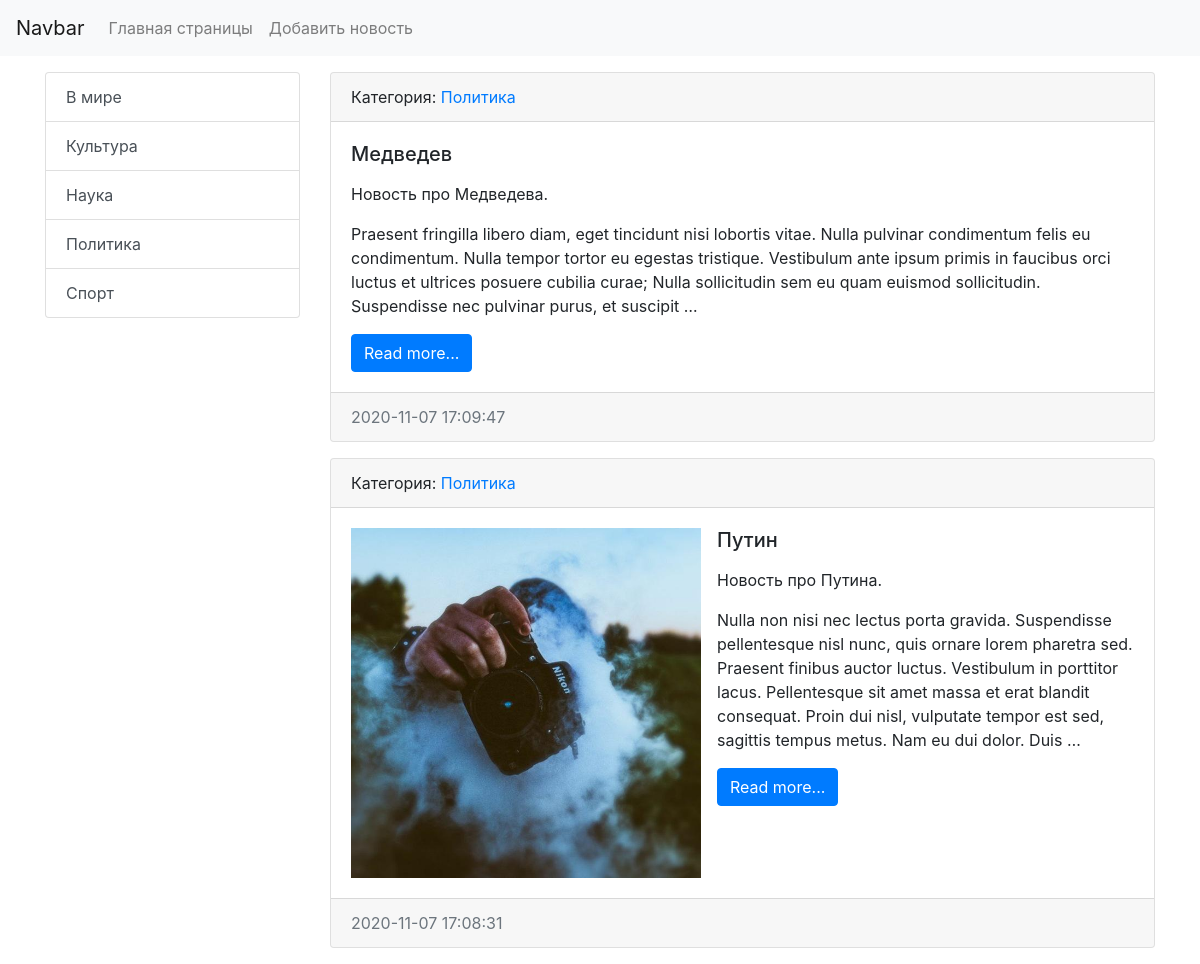
The page /category/3 on the database its author committed.
### news/models.py (models this page shows, shortened)
class Category(models.Model):
    title = models.CharField(max_length=150, db_index=True, verbose_name='Наименование категории')
    def get_absolute_url(self):
        return reverse('category', kwargs={'category_id': self.pk})
    def __str__(self):
        return self.title
    class Meta:
        verbose_name = 'Категория'
        verbose_name_plural = 'Категории'
        ordering = ['title']

class News(models.Model):
    title = models.CharField(max_length=150, verbose_name='Наименование')
    content = models.TextField(blank=True, verbose_name='Контент')
    created_at = models.DateTimeField(auto_now_add=True, verbose_name='Дата публикации')
    updated_at = models.DateTimeField(auto_now=True, verbose_name='Дата изменения')
    photo = models.ImageField(upload_to='img/%Y/%m/%d', verbose_name='Фото', blank=True)
    is_published = models.BooleanField(default=True, verbose_name='Опубликовано')
    category = models.ForeignKey('Category', verbose_name='Категория', on_delete=models.PROTECT, null=True)
    def get_absolute_url(self):
        return reverse('view_news', kwargs={'news_id': self.pk})
    class Meta:
        verbose_name = 'Новость'
        verbose_name_plural = 'Новости'
        ordering = ['-created_at']

### news/views.py (the view)
# urls.py: path('category/<int:category_id>', get_category, name='category'),
def get_category(request, category_id):
    news = News.objects.filter(category_id=category_id)
    category = Category.objects.get(pk=category_id)
    context = {
        'news': news,
        'category': category
    }
    return render(request, 'news/category.html', context)

### news/templatetags/news_tags.py (called while the page is built)
@register.inclusion_tag('news/list_categories.html')
def show_categories():
    categories = Category.objects.all()
    return {"categories": categories}

### news/templates/news/category.html (shortened to what this page needs)
{% extends 'base.html' %}
{% block sidebar %}
    {% include 'inc/_sidebar.html' %}
{% endblock %}
{% block content %}
    {% for item in news %}
        <div class="card mb-3">
            <div class="card-header">
                Категория: <a href="#"> {{ item.category }}</a>
            </div>
            <div class="card-body">
                <div class="media">
                    {% if item.photo %}
                        <img src="{{ item.photo.url }}" alt="" width="350" class="mr-3">
                    {% endif %}
                    <div class="media-body">
                        <h5 class="card-title">{{ item.title }}</h5>
                        <p class="card-text">{{ item.content|safe|linebreaks|truncatewords:"50" }}</p>
                        <a href="{{ item.get_absolute_url }}" class="btn btn-primary">Read more...</a>
                    </div>
                </div>
            </div>
            <div class="card-footer text-muted">
                {{ item.created_at|date:"Y-m-d H:i:s" }}
            </div>
        </div>
    {% endfor %}
{% endblock %}

### news/templates/news/list_categories.html
<div class="list-group">
    {% for item in categories %}
        <a href="{{ item.get_absolute_url }}"
           class="list-group-item list-group-item-action"
           tabindex="-1"
           aria-disabled="true">{{ item.title }}</a>
    {% endfor %}
</div>

### rows shown on the page
Category: title "В мире"
Category: title "Культура"
Category: title "Наука"
Category: title "Политика"
Category: title "Спорт"
News: category "Политика", title "Медведев", content "Новость про Медведева. Praesent fringilla libero diam, eget tincidunt nisi lobortis vitae. Nulla pulvinar condimentum felis eu condimentum. Nulla tempor tortor eu egestas tristique. Vestibulum ante ipsum primis in faucibus orci luctus et ultrices posuere cubilia curae; Nulla sollicitudin sem eu quam euismod sollicitudin. Suspendisse nec pulvinar purus, et suscipit …", created_at "2020-11-07 17:09:47"
News: category "Политика", photo (picture), title "Путин", content "Новость про Путина. Nulla non nisi nec lectus porta gravida. Suspendisse pellentesque nisl nunc, quis ornare lorem pharetra sed. Praesent finibus auctor luctus. Vestibulum in porttitor lacus. Pellentesque sit amet massa et erat blandit consequat. Proin dui nisl, vulputate tempor est sed, sagittis tempus metus. Nam eu dui dolor. Duis …", created_at "2020-11-07 17:08:31"
